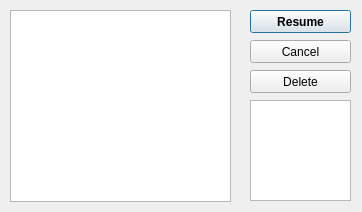
<?xml version="1.0" encoding="UTF-8"?>
<ui version="4.0">
 <class>Resume</class>
 <widget class="QDialog" name="Resume">
  <property name="geometry">
   <rect>
    <x>0</x>
    <y>0</y>
    <width>362</width>
    <height>212</height>
   </rect>
  </property>
  <property name="windowTitle">
   <string>Dialog</string>
  </property>
  <widget class="QPushButton" name="resumeButton">
   <property name="geometry">
    <rect>
     <x>250</x>
     <y>10</y>
     <width>101</width>
     <height>23</height>
    </rect>
   </property>
   <property name="font">
    <font>
     <weight>75</weight>
     <bold>true</bold>
    </font>
   </property>
   <property name="text">
    <string>Resume</string>
   </property>
  </widget>
  <widget class="QPushButton" name="cancelButton">
   <property name="geometry">
    <rect>
     <x>250</x>
     <y>40</y>
     <width>101</width>
     <height>23</height>
    </rect>
   </property>
   <property name="text">
    <string>Cancel</string>
   </property>
  </widget>
  <widget class="QListWidget" name="listWidget">
   <property name="geometry">
    <rect>
     <x>10</x>
     <y>10</y>
     <width>221</width>
     <height>192</height>
    </rect>
   </property>
  </widget>
  <widget class="QTextBrowser" name="textBrowser">
   <property name="geometry">
    <rect>
     <x>250</x>
     <y>100</y>
     <width>101</width>
     <height>101</height>
    </rect>
   </property>
   <property name="html">
    <string>&lt;!DOCTYPE HTML PUBLIC &quot;-//W3C//DTD HTML 4.0//EN&quot; &quot;http://www.w3.org/TR/REC-html40/strict.dtd&quot;&gt;
&lt;html&gt;&lt;head&gt;&lt;meta name=&quot;qrichtext&quot; content=&quot;1&quot; /&gt;&lt;style type=&quot;text/css&quot;&gt;
p, li { white-space: pre-wrap; }
&lt;/style&gt;&lt;/head&gt;&lt;body style=&quot; font-family:'MS Shell Dlg 2'; font-size:8.25pt; font-weight:400; font-style:normal;&quot;&gt;
&lt;p style=&quot;-qt-paragraph-type:empty; margin-top:0px; margin-bottom:0px; margin-left:0px; margin-right:0px; -qt-block-indent:0; text-indent:0px;&quot;&gt;&lt;br /&gt;&lt;/p&gt;&lt;/body&gt;&lt;/html&gt;</string>
   </property>
  </widget>
  <widget class="QPushButton" name="cancelButton_2">
   <property name="geometry">
    <rect>
     <x>250</x>
     <y>70</y>
     <width>101</width>
     <height>23</height>
    </rect>
   </property>
   <property name="text">
    <string>Delete</string>
   </property>
  </widget>
 </widget>
 <resources/>
 <connections/>
</ui>
